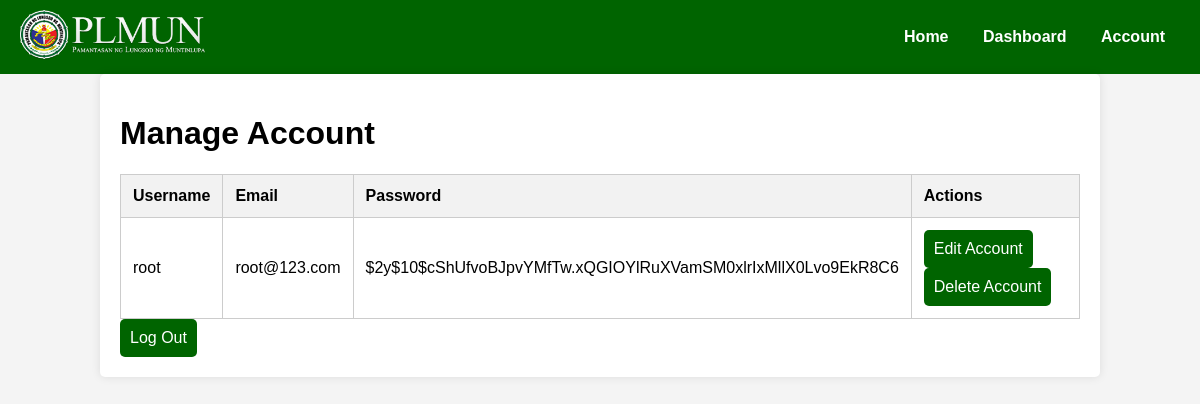
Screenshot of /manage_account.php (signed in) with the database file from the repository.
### tables this page shows
CREATE TABLE `users` (
  `id` int(11) NOT NULL,
  `username` varchar(50) NOT NULL,
  `email` varchar(100) NOT NULL,
  `password` varchar(255) NOT NULL
);

### manage_account.php (the view, shortened to what this page needs)
<?php
$host = 'localhost';
$db = 'Alumni_Database';
$user = 'root';
$pass = '12345';
try {
    $pdo = new PDO("mysql:host=$host;dbname=$db", $user, $pass);
    $pdo->setAttribute(PDO::ATTR_ERRMODE, PDO::ERRMODE_EXCEPTION);
} catch (PDOException $e) {
    die("Connection failed: " . $e->getMessage());
}
$stmt = $pdo->prepare("SELECT username, email, password FROM users WHERE username = :username");
$stmt->execute(['username' => $_SESSION['username']]);
$user = $stmt->fetch(PDO::FETCH_ASSOC);
?>
<!DOCTYPE html>
<html lang="en">
<head>
</head>
<body>
    <nav>
        <div class="logo">
            <img src="images/plmun-logo.png" alt="School Logo">
        </div>
        <div>
            <a href="landing.php">Home</a>
            <a href="dashboard.php">Dashboard</a>
            <a href="manage_account.php">Account</a>
        </div>
    </nav>
    <div class="container">
        <h1>Manage Account</h1>
        <?php if ($user): ?>
            <table>
                <tr>
                    <th>Username</th>
                    <th>Email</th>
                    <th>Password</th>
                    <th>Actions</th>
                </tr>
                <tr>
                    <td><?= htmlspecialchars($user['username']); ?></td>
                    <td><?= htmlspecialchars($user['email']); ?></td>
                    <td><?= htmlspecialchars($user['password']); ?></td>
                    <td>
                        <form action="edit_account.php" method="get" style="display:inline;">
                            <button type="submit">Edit Account</button>
                        </form>
                        <form action="delete_account.php" method="post" style="display:inline;">
                            <button type="submit" onclick="return confirm('Are you sure you want to delete this account?');">Delete Account</button>
                        </form>
                    </td>
                </tr>
            </table>
        <?php else: ?>
            <p>No account found. Please log in.</p>
        <?php endif; ?>
        <form action="" method="post">
            <button type="submit" name="logout">Log Out</button>
        </form>
    </div>
</body>
</html>

### manage_account.php (style rules this page uses)
body { font-family: Arial, sans-serif; margin: 0; padding: 0; background-color: #f4f4f4; }
nav { display: flex; align-items: center; justify-content: space-between; background-color: #006400; padding: 10px 20px; }
nav img { max-height: 50px; }
nav a { color: white; text-decoration: none; margin: 0 15px; font-weight: bold; }
.container { width: 80%; margin: auto; padding: 20px; background-color: white; border-radius: 5px; box-shadow: 0 0 10px rgba(0,0,0,0.1); }
table { width: 100%; border-collapse: collapse; margin-top: 20px; }
th, td { padding: 12px; border: 1px solid #ccc; text-align: left; }
th { background-color: #f2f2f2; }
button { padding: 10px; background-color: #006400; color: white; border: none; border-radius: 5px; font-size: 16px; cursor: pointer; }

### rows the page displays
users: username "root", email "root@123.com", password "$2y$10$cShUfvoBJpvYMfTw.xQGIOYlRuXVamSM0xlrIxMllX0Lvo9EkR8C6"
